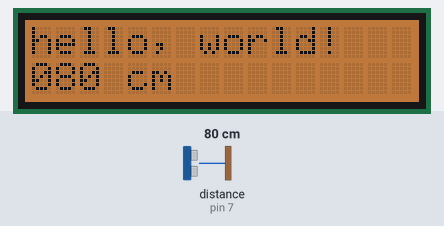
A sketch run on a simulated Arduino Uno, built with avr-gcc and run on an emulated ATmega328P. On the bench: 16×2 character LCD. Inputs (shaded band) come from the test bench; at power-on: distance to the obstacle (sensor on pin 7) 80 cm.

Above: at 2.2 s.
2.3 s: distance to the obstacle (sensor on pin 7) set to 2 cm
At 3.4 s:
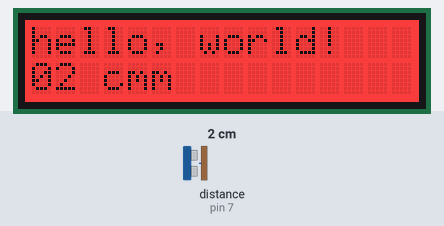
3.9 s: distance to the obstacle (sensor on pin 7) set to 250 cm
At 4.9 s:
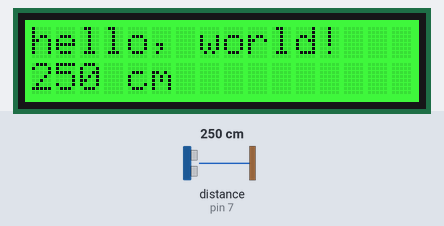
5.6 s: distance to the obstacle (sensor on pin 7) set to 4 cm
At 5.76 s:
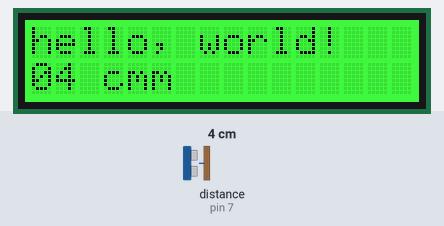
Timing chart, 0 to 8.6 s (numbered marks = the images above; inputs shaded):
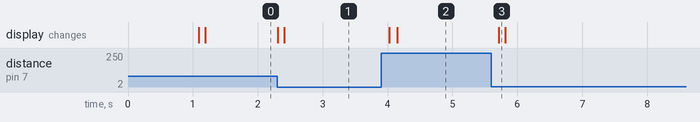

Measured:
- after the input at 2.3 s, the display: first changes at once (image 1 shows a later state)
- after the input at 3.9 s, the display: first changes after 0.13 s (image 2 shows a later state)
- after the input at 5.6 s, the display: changes after 0.11 s (image 3)

The sketch:

ArduinoDisplayrange.ino
```cpp
// (licence header left out)
#include <Wire.h>
#include "rgb_lcd.h"
#include "Ultrasonic.h"
// defines variables
Ultrasonic ultrasonic(7);

rgb_lcd lcd;

const int colorR = 255;
const int colorG = 0;
const int colorB = 0;

void setup()
{
    // set up the LCD's number of columns and rows:
    lcd.begin(16, 2);

    lcd.setRGB(colorR, colorG, colorB);


    // Print a message to the LCD.
    lcd.print("hello, world!");

    delay(1000);
}

void loop()
{
    // set the cursor to column 0, line 1
    // (note: line 1 is the second row, since counting begins with 0):

  long RangeInCentimeters;
  RangeInCentimeters = ultrasonic.MeasureInCentimeters();
        lcd.setCursor(0, 1);
    // print the number of seconds since reset:
    if (RangeInCentimeters < 100)  lcd.print("0");
    lcd.print(RangeInCentimeters);
     lcd.print(" cm");

    delay(100);
    lcd.setRGB(255-RangeInCentimeters, RangeInCentimeters, colorB);

}

/*********************************************************************************************************
  END FILE
*********************************************************************************************************/
```
